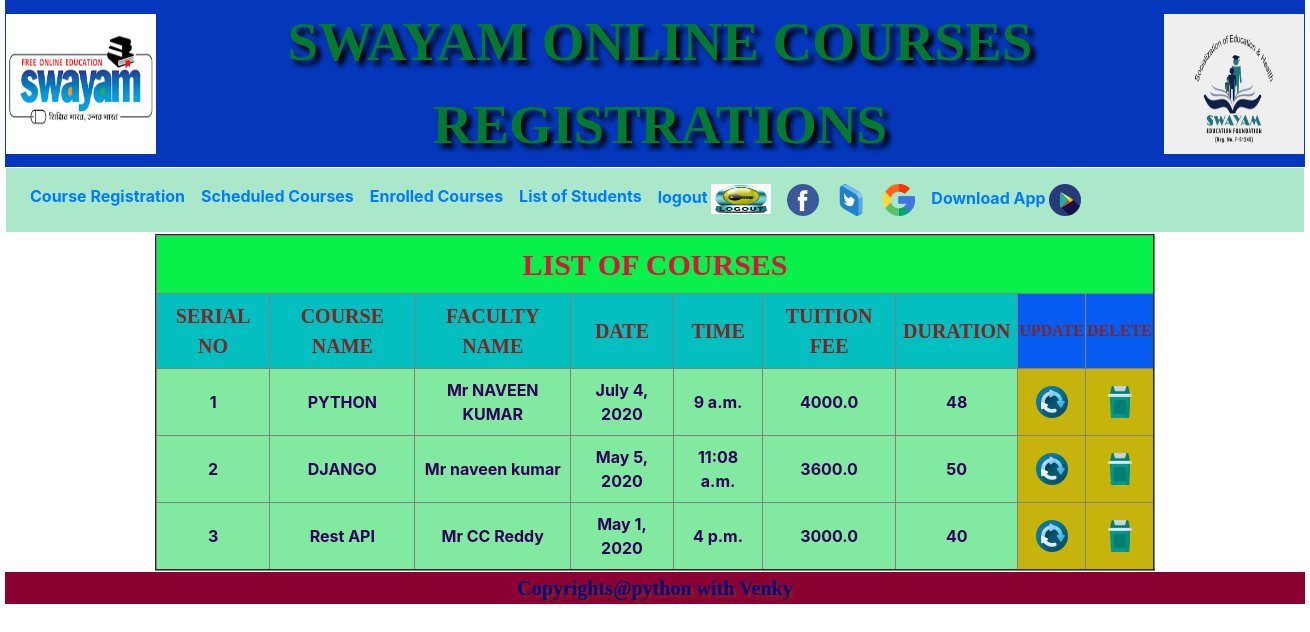
The page /courseslist/ on the database its author committed.
### Application/models.py (models this page shows)
class ScheduleNewClass(models.Model):
    regn = models.AutoField(primary_key=True)
    cname = models.CharField(unique=True,max_length=50)
    Faculty = models.CharField(max_length=50)
    Date = models.DateField(default=datetime.date(2020,1,1))
    Time = models.TimeField(default=datetime.time(2,30,5))
    Fee =  models.FloatField(max_length=90000)
    Duration = models.IntegerField()

### Application/views.py (the view)
# urls.py: path('courseslist/',views.courseslist,name='courseslist'),
def courseslist(request):
    coureses = ScheduleNewClass.objects.all()
    return render(request,"list_of_courses.html",{"data":coureses})

### templates/list_of_courses.html (shortened to what this page needs)
{% extends 'common.html' %}
{% block menu %}
    {% include 'admin_menu.html' %}
{% endblock %}
{% block main %}
{% load static %}
    <table align="center" border="2" bgcolor="#fff8dc"width="1000" >
  <tr>
      <th colspan="9" style="text-align: center;font-family: 'Agency FB';color: crimson;font-size: 30px;background-color: #07f14a;padding: 6px">
          LIST OF COURSES
      </th>
  </tr>
    <tr>
        <th class="cd">SERIAL NO</th>
        <th class="cd">COURSE NAME</th>
        <th class="cd">FACULTY NAME</th>
        <th class="cd">DATE</th>
        <th class="cd">TIME</th>
        <th class="cd">TUITION FEE</th>
        <th class="cd">DURATION</th>
        <th style="text-align: center;color: #842323;background-color: #075df1;font-family: fantasy ">UPDATE</th>
        <th style="text-align: center;color: #842323;background-color: #075df1;font-family: fantasy ">DELETE</th>
    </tr>
        {% for x in data %}
         <tr>
             <th class="crd">{{ x.regn}}</th>
             <th class="crd">{{ x.cname}}</th>
             <th class="crd">{{ x.Faculty}}</th>
             <th class="crd">{{ x.Date}}</th>
             <th class="crd">{{ x.Time}}</th>
             <th class="crd">{{ x.Fee }}</th>
            <th class="crd">{{ x.Duration }}</th>
            <th style="text-align: center;background-color: #c6b30b;padding: 6px">
                <a href="{% url 'update' x.regn %}">
                <img src="{% static 'images/update.png' %}">
                </a>
            </th>
            <th style="text-align: center;background-color: #c6b30b;padding: 6px">
                <a href="{% url 'remove' x.regn%}">
                <img src="{% static 'images/trash-can.png' %}">
                </a>
            </th>
         </tr>
         {% endfor %}
</table>
{% endblock %}

### templates/common.html (shortened to what this page needs)
{% load static %}
<!doctype html>
<html lang="en">
  <head>
    <link rel="stylesheet" href="https://stackpath.bootstrapcdn.com/bootstrap/4.5.0/css/bootstrap.min.css">
  </head>
  <body bgcolor="#dc143c">
    <table align="center" border="0" width="1300">
        <tr style="text-align: center;font-family:fantasy;font-size:55px;padding: 15px;
        color: #047932;background-color: #0437bb;text-shadow: black 5px 5px 5px">
            <th>
                <img src="{% static 'images/swayam-portal1.jpg' %}"width="150" height="140">
            </th>
            <th>
                SWAYAM ONLINE COURSES REGISTRATIONS
            </th>
            <th><img src="{% static 'images/unnamed.jpg' %}" width="140" height="140"></th>
            </tr>
            <tr>
                <th  colspan="3" style="align-content: center;color: #0511fa" >
                    {% block menu %}{% endblock %}
                </th>
            </tr>
            <tr>
                <th colspan="3">
                    {% block main  %}
                    {% endblock %}
                </th>
            </tr>
        <tr style="text-align: center;color: navy;background-color: #8b0131;font-family: 'Times New Roman';
                    font-size:20px;text-shadow: #842323 3px 3px 3px" >
            <th colspan="3">
            Copyrights@python with Venky
            </th>
        </tr>
    </table>
  </body>
</html>

### templates/admin_menu.html (shortened to what this page needs)
{% load static %}
<nav class="navbar navbar-expand-lg navbar-regular " style="background:#aae8c9">
  <div class="collapse navbar-collapse" id="navbarNav">
    <ul class="navbar-nav">
      <li class="nav-item">
      <li class="nav-item active">
        <a class="nav-link" href="{% url 'newcource' %}">Course Registration</a>
      </li>
      <li class="nav-item">
        <a class="nav-link" href="{% url 'courseslist' %}"> Scheduled Courses </a>
      </li>
        <li class="nav-item">
        <a class="nav-link" href="{% url 'course_enroll_list' %}">Enrolled Courses</a>
      <li class="nav-item">
        <li class="nav-item active">
        <a class="nav-link " href="{% url 'students_list' %}">List of Students</a>
      </li>
        <li class="nav-item">
        <a class="nav-link " href="{% url 'adminpage' %}">
            logout
            <img src="{% static 'images/logout.jpg' %}" width="60" height="30">
        </a>
      </li>
        <li class="nav-item">
        <a class="nav-link " href="https://www.facebook.com/swayammoocs">
            <img src="{% static 'images/facebook.png' %}">
        </a>
      </li>
        <li class="nav-item">
        <a class="nav-link " href="https://twitter.com/SWAYAMMHRD">
            <img src="{% static 'images/twitter.png' %}">
        </a>
      </li>
        <li class="nav-item">
        <a class="nav-link " href="https://swayam.gov.in">
            <img src="{% static 'images/gp.png' %}">
        </a>
      </li>
        <li class="nav-item">
        <a class="nav-link " href="https://play.google.com/store/apps/details?id=in.gov.swayam.app"> Download App
            <img src="{% static 'images/playstore.png' %}">
        </a>
      </li>
    </ul>
  </div>
</nav>

### templates/list_of_courses.html (style rules this page uses)
.cd { text-align: center;color: #842323;background: #04bfbf;padding: 7px; font-family: fantasy;font-size: 20px;width: available; }
.crd { text-align: center;color: #2f035a;background-color: #82eaa0;padding: 9px ; }

### rows shown on the page
ScheduleNewClass: regn "1", cname "PYTHON", Faculty "Mr NAVEEN KUMAR", Date "July 4, 2020", Time "9 a.m.", Fee "4000.0", Duration "48"
ScheduleNewClass: regn "2", cname "DJANGO", Faculty "Mr naveen kumar", Date "May 5, 2020", Time "11:08 a.m.", Fee "3600.0", Duration "50"
ScheduleNewClass: regn "3", cname "Rest API", Faculty "Mr CC Reddy", Date "May 1, 2020", Time "4 p.m.", Fee "3000.0", Duration "40"
